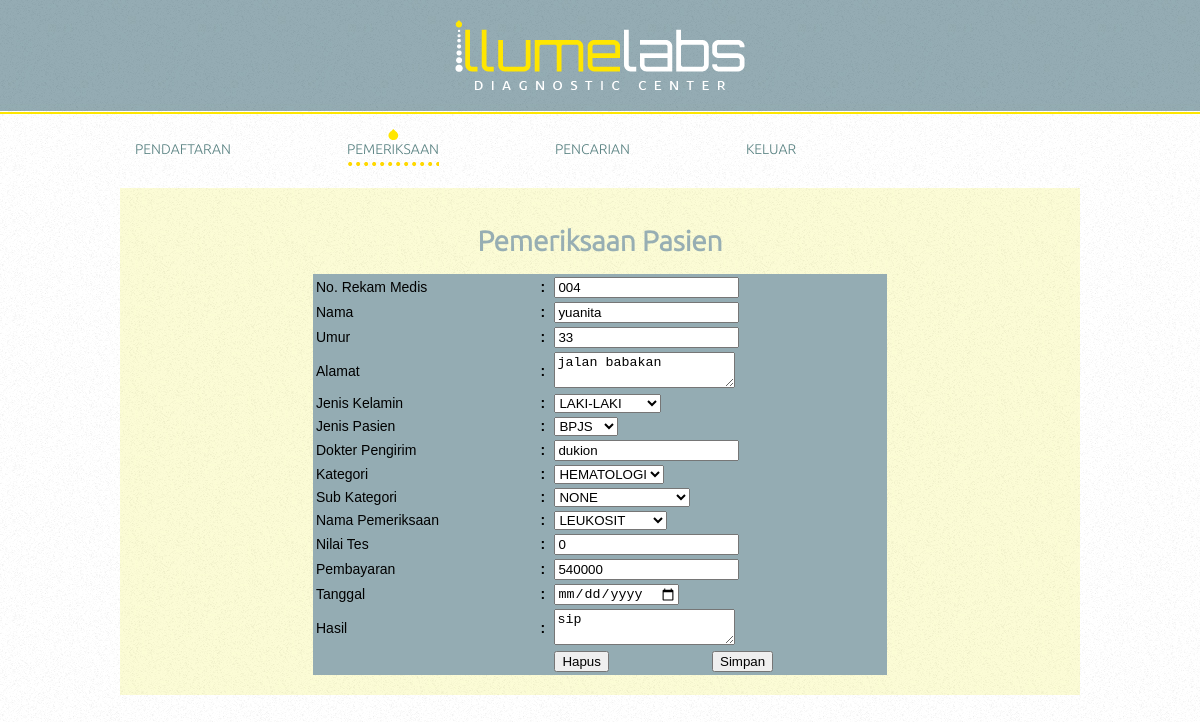
/edit_data.php?id=6 (signed in), run on the app's committed database.
### tables this page shows
CREATE TABLE `tabelpemeriksaan` (
  `no` int(10) NOT NULL,
  `no_rm` varchar(6) NOT NULL,
  `nama` varchar(50) NOT NULL,
  `umur` int(3) NOT NULL,
  `alamat` text NOT NULL,
  `jenis_kelamin` varchar(2) NOT NULL,
  `jenis_pasien` varchar(5) NOT NULL,
  `dokter` varchar(100) NOT NULL,
  `kategori` varchar(20) NOT NULL,
  `sub_kategori` varchar(20) NOT NULL,
  `pemeriksaan` varchar(20) NOT NULL,
  `pembayaran` int(15) NOT NULL,
  `tanggal` text NOT NULL,
  `nilai_tes` int(11) NOT NULL,
  `hasil` text NOT NULL
);

### edit_data.php (the view, shortened to what this page needs)
<?php require_once('Connections/lab.php'); ?>
<?php
$logoutAction = $_SERVER['PHP_SELF']."?doLogout=true";
if ((isset($_SERVER['QUERY_STRING'])) && ($_SERVER['QUERY_STRING'] != "")){
  $logoutAction .="&". htmlentities($_SERVER['QUERY_STRING']);
}
?>
<?php
$editFormAction = $_SERVER['PHP_SELF'];
if (isset($_SERVER['QUERY_STRING'])) {
  $editFormAction .= "?" . htmlentities($_SERVER['QUERY_STRING']);
}
$show = "SELECT * FROM tabelpemeriksaan where no='".$_GET['id']."'";
$query = mysql_query($show, $lab) or die(mysql_error());
while ($row=mysql_fetch_array($query))
		{
			$no_rm=$row['no_rm'];
			$nama=$row['nama'];
			$umur=$row['umur'];
			$alamat=$row['alamat'];
			$dokter=$row['dokter'];
			$kategori=$row['kategori'];
			$pemeriksaan=$row['pemeriksaan'];
			$nilai_tes=$row['nilai_tes'];
			$pembayaran=$row['pembayaran'];
			$tanggal=$row['tanggal'];
			$hasil=$row['hasil'];
			if($kategori=='-'){
				$kt='selected="selected"';
				$kt1='';
				$kt2='';
			}elseif($kategori=='HEMATOLOGI'){
				$kt1='selected="selected"';
			}elseif($kategori=='URINALISA'){
				$kt='';
				$kt1='';
				$kt2='selected="selected"';
			}
			if($pemeriksaan=='-'){
				$np='selected="selected"';
				$np1='';
				$np2='';
				$np3='';
				$np4='';
				$np5='';
				$np6='';
				$np7='';
			}elseif($pemeriksaan=='LEUKOSIT'){
				$np1='selected="selected"';
			}
		}
?>
<!DOCTYPE HTML>
<html>
<head>
	<link rel="stylesheet" href="css/style.css" type="text/css">
    <link href="delete_data.php" rel="stylesheet" type="text/css">
</head>
<body>
	<div id="header">
		<a href="index.html" class="logo"><img src="images/logo.png" alt=""></a>
		<ul>
			<li>
				<a href="pendaftaran.php">PENDAFTARAN</a>
			</li>
			<li class="selected">
				<a href="tampildata.php">PEMERIKSAAN</a>
			</li>
			<li>
				<a href="pencarian.php">PENCARIAN</a>
			</li>
			<li>
				<a href="<?php echo $logoutAction ?>" onClick="return confirm('Apakah anda yakin keluar dari Aplikasi Register ?')">KELUAR</a></li>
		</ul>
	</div>
	<div id="body">
	  <div align="left">
	    <h1 align="center" class="style2">Pemeriksaan Pasien </h1>
	    <form name="pemeriksaan" method="POST" action="<?php echo $editFormAction; ?>">
	      <table width="574" align="center" bgcolor="#94ACB3" class="style1">
            <tr>
              <td>No. Rekam Medis </td>
              <td><strong>:</strong></td>
              <td colspan="2"><input name="no_rm" type="text" id="no_rm" maxlength="6" value="<?php echo $no_rm;?>"></td>
            </tr>
            <tr>
              <td>Nama</td>
              <td><strong>:</strong></td>
              <td colspan="2"><input name="nama" type="text" id="nama" value="<?php echo $nama;?>"></td>
            </tr>
            <tr>
              <td>Umur</td>
              <td><strong>:</strong></td>
              <td colspan="2"><input name="umur" type="text" id="umur" maxlength="3" value="<?php echo $umur;?>"></td>
            </tr>
            <tr>
              <td>Alamat</td>
              <td><strong>:</strong></td>
              <td colspan="2"><textarea name="alamat" id="alamat" required><?php echo $alamat; ?></textarea></td>
            </tr>
            <tr>
              <td>Jenis Kelamin </td>
              <td><strong>:</strong></td>
              <td colspan="2"><strong>
                <label>
                <select name="jenis_kelamin" id="jenis_kelamin" required>
                  <option value="L" >LAKI-LAKI</option>
                </select>
                </label>
              </strong></td>
            </tr>
            <tr>
              <td>Jenis Pasien </td>
              <td><strong>:</strong></td>
              <td colspan="2"><strong>
                <select name="jenis_pasien" size="1" id="jenis_pasien" required>
                  <option >BPJS</option>
                </select>
              </strong></td>
            </tr>
            <tr>
              <td>Dokter Pengirim </td>
              <td><strong>:</strong></td>
              <td colspan="2"><strong>
                <label>
                <input name="dokter" type="text" id="dokter" value="<?php echo $dokter;?>">
                </label>
              </strong></td>
            </tr>
            <tr>
              <td>Kategori</td>
              <td><strong>:</strong></td>
              <td colspan="2"><strong>
                <select name="kategori" size="1" id="kategori" required>
                  <option <?php echo $kt1; ?>>HEMATOLOGI</option>
                </select>
              </strong></td>
            </tr>
            <tr>
              <td>Sub Kategori </td>
              <td><strong>:</strong></td>
              <td colspan="2">
                  <select name="sub_kategori" size="1" id="sub_kategori" required>
                    <option>NONE</option>
                  </select>		</td>
            </tr>
            <tr>
              <td>Nama Pemeriksaan </td>
              <td><strong>:</strong></td>
              <td colspan="2"><select name="pemeriksaan" size="1" id="pemeriksaan" required>
                  <option <?php echo $np1; ?>>LEUKOSIT</option>
                </select>
              </td>
            </tr>
            <tr>
              <td>Nilai Tes </td>
              <td><strong>:</strong></td>
              <td colspan="2">
                <input type="number" name="nilai_tes" value="<?=$nilai_tes?>">
              </td>
            </tr>
            <tr>
              <td>Pembayaran</td>
              <td><strong>:</strong></td>
              <td colspan="2"><strong>
                <label>
                <input name="pembayaran" type="text" id="pembayaran" value="<?php echo $pembayaran;?>">
                </label>
              </strong></td>
            </tr>
            <tr>
              <td height="19">Tanggal</td>
              <td><strong>:</strong></td>
              <td colspan="2"><input type="date" id="tgl" name="tanggal" value="<?php echo $tanggal; ?>"></td>
            </tr>
            <tr>
              <td height="19">Hasil</td>
              <td><strong>:</strong></td>
              <td colspan="2"><textarea name="hasil" id="hasil" required><?php echo $hasil; ?></textarea></td>
            </tr>
            <tr>
              <td height="19">&nbsp;</td>
              <td>&nbsp;</td>
              <td><input type="reset" name="Submit3" value="Hapus"></td>
              <td><input type="submit" name="Submit" value="Simpan"></td>
            </tr>
          </table>
	    </form>
	    </div>
	  </div>
</body>
</html>

### css/style.css (style rules this page uses)
body { background: url(../images/bg-body.jpg) repeat; font-family: 'Conv_Ubuntu-Light'; font-size: 14px; font-weight: normal; line-height: 1; margin: 0; min-width: 960px; padding: 0; }
#header { background: url(../images/bg-header.jpg) repeat-x; margin: 0; padding: 18px 0 0; }
#header a.logo { display: block; height: 74px; margin: 0 auto 22px; padding: 0; width: 296px; }
#header a.logo img { border: 0; display: block; }
#header ul { margin: 0 auto; overflow: hidden; padding: 15px 0 22px; text-align: center; width: 960px; }
#header ul li { float: left; list-style: none; margin: 0 0 0 116px; ; padding: 0; }
#header ul li:first-child { margin: 0 0 0 15px; }
#header ul li a { color: #588181; display: block; height: 37px; line-height: 40px; margin: 0; padding: 0; text-align: center; text-decoration: none; text-transform: uppercase; }
#header ul li.selected { background: url(../images/bg-menu.png) no-repeat top center; }
#header ul li.selected a { background: url(../images/dots.png) repeat-x left bottom; }
#body { background: url(../images/bg-content.jpg) repeat; margin: 0 auto; height: auto; overflow: hidden; padding: 20px 0; width: 960px; }

### edit_data.php (style rules this page uses)
.style2 { color: #97aeb3 }

### data on the page
tabelpemeriksaan: no_rm "004", nama "yuanita", umur "33", alamat "jalan babakan", dokter "dukion", nilai_tes "0", pembayaran "540000", hasil "sip"
